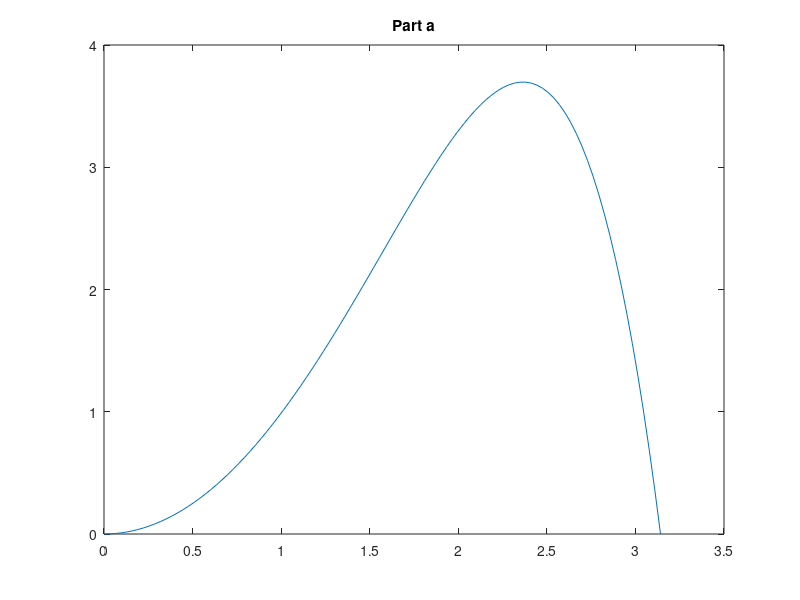
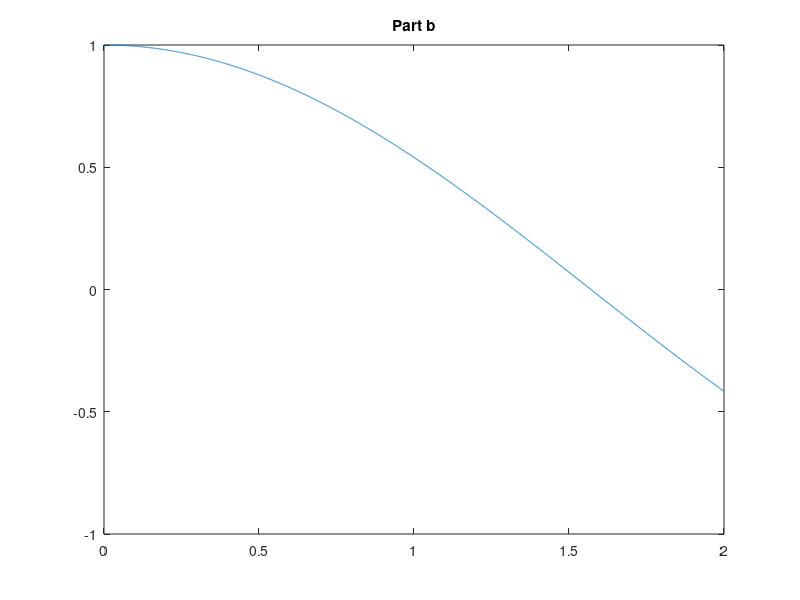

The MATLAB script that drew these images, in order:
%----------------------------------------------------------------------------%
% Opening Commands
%----------------------------------------------------------------------------%
close all; clear; clc

%----------------------------------------------------------------------------%
% Part a
%
% For a cell-edge grid, there will be 1 more point than cell. This happens
% because there is a point at the start of each cell and the endpoints are
% included.
%----------------------------------------------------------------------------%
N = 100;  % the number of grid points
a = 0;b = pi;  % the left and right bounds
h = (b - a) / (N - 1);  % calculate the step size
x_edge = a:h:b;  % build the cell-edge spatial grid

f = @(x) sin(x) .* sinh(x);  % Defin

figure  % create new figure
plot(x_edge, f(x_edge));  % plot the function on my grid
title('Part a')

whos('x_edge');

%----------------------------------------------------------------------------%
% Part b
%
% For a cell-center grid, there will be the same number of points and cells.
% This happens because there is a point in the center of each cell
%----------------------------------------------------------------------------%
n2 = 5000;  % Number of points
a2 = 0;  % lower bound
b2 = 2;  % upper bound
h2 = (b2 - a2) /  n2;  % Step size
x_center = a2 + h2 / 2:h2:b2 - h2 / 2;  % centered grid

whos('x_center');

f2 = @(x) cos(x);

figure  % Create new figure
plot(x_center, f2(x_center));
title('Part b');

int_estimate = sum(f2(x_center)) * h2;  % Estimate integral
int_real = quadgk(f2, 0, 2);  % Real integral

abs_int_err = abs(int_real - int_estimate);  % Absolute error in integral
disp('Error in the integral: '); % display the error
disp(abs_int_err);

%----------------------------------------------------------------------------%
% Part c
%
% In order to calculate the derivative at a points x, you need points on
% either side of x. The ghost points give you that.
%----------------------------------------------------------------------------%
n3 = 500;
a3 = 0;
b3 = pi / 2;
h3 = (b3 - a3) / n3;
x_c_ghost = a3 - h3 / 2:h3: b3 + h3 / 2;

whos('x_c_ghost');

f3 = @(x) sin(x);

y3 = f3(x_c_ghost);
